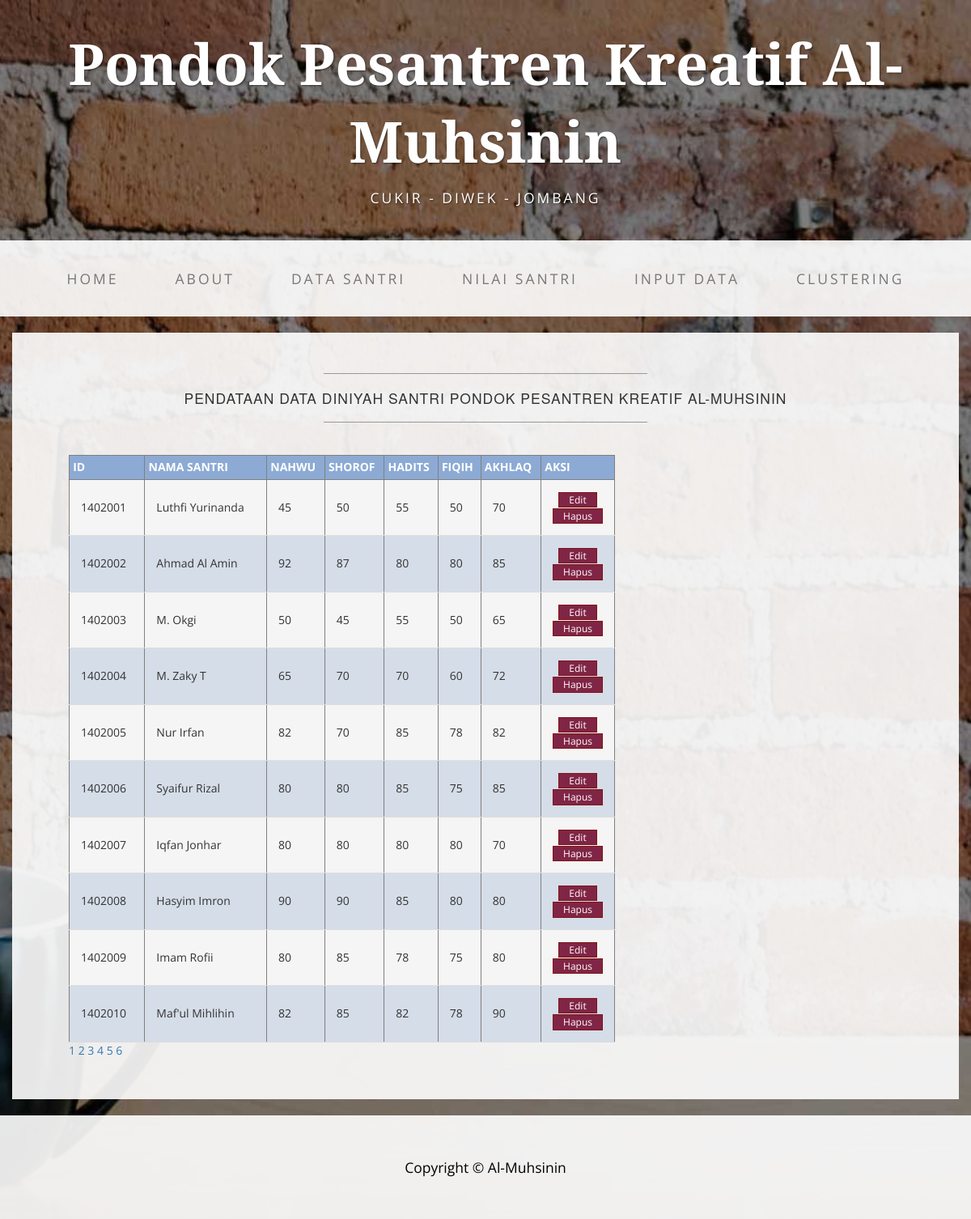
The app's page /daftarnilai.php with its own data.
### tables this page shows
CREATE TABLE `santri` (
  `Id` int(100) NOT NULL,
  `Nama` varchar(30) NOT NULL,
  `Asal` varchar(30) NOT NULL,
  `Tgl_lhr` int(11) NOT NULL,
  `Nahwu` int(11) NOT NULL,
  `Shorof` int(11) NOT NULL,
  `Fiqih` int(11) NOT NULL,
  `Hadits` int(11) NOT NULL,
  `Akhlaq` int(11) NOT NULL
);

### daftarnilai.php (the view, shortened to what this page needs)
<!DOCTYPE html>
<html lang="en">
<head>
    <link href="css/bootstrap.min.css" rel="stylesheet">
    <link href="css/business-casual.css" rel="stylesheet">
	<link rel="stylesheet" href="css/style.css" type="text/css" />
<link href="css/table.css" rel="stylesheet">
</head>
<body>
    <div class="brand">Pondok Pesantren Kreatif Al-Muhsinin</div>
    <div class="address-bar">Cukir - Diwek - Jombang</div>
    <nav class="navbar navbar-default" role="navigation">
        <div class="container">
            <div class="collapse navbar-collapse" id="bs-example-navbar-collapse-1">
               <ul class="nav navbar-nav">
                    <li>
                        <a href="index.php">Home</a>
                    </li>
                    <li>
                        <a href="about.php">About</a>
                    </li>
                    <li>
                        <a href="inputdata.php">Data Santri</a>
                    </li>
					<li>
                        <a href="daftarnilai.php">Nilai Santri</a>
                    </li>
					<li>
                        <a href="form_tambah.php">Input Data</a>
                    </li>
                    <li>
                        <a href="kmeans.php">Clustering</a>
                    </li>
                </ul>
            </div>
        </div>
    </nav>
    <div class="container">
        <div class="row">
            <div class="box">
                <div class="col-lg-12">
                    <hr>
                    <h2 class="intro-text text-center">Pendataan Data Diniyah Santri
					Pondok Pesantren Kreatif Al-Muhsinin
                    </h2>
                    <hr>
                </div>
                <div class="col-md-6">
<div id="content">
	<div style="overflow: auto;">
		<table  border="1" class="table-zebra-striping">
			<tr>
				<th>Id</th>
				<th>Nama Santri</th>
				<th>Nahwu</th>
				<th>Shorof</th>
				<th>Hadits</th>
				<th>Fiqih</th>
				<th>Akhlaq</th>
				<th>Aksi</th>
			</tr>
			 <?php
			 include "koneksi.php";
  $halaman = 10;
  $page = isset($_GET["halaman"]) ? (int)$_GET["halaman"] : 1;
  $mulai = ($page>1) ? ($page * $halaman) - $halaman : 0;
  $result = mysqli_query($connect, "SELECT Id, Nama, Nahwu, Shorof,Hadits, Fiqih, Akhlaq FROM santri ");
  $total = mysqli_num_rows($result);
  $pages = ceil($total/$halaman);
  $query = mysqli_query($connect, "SELECT Id, Nama, Nahwu, Shorof,Hadits, Fiqih, Akhlaq FROM santri LIMIT $mulai, $halaman ")or die(mysql_error);
  while ($data = mysqli_fetch_assoc($query)) {
    ?>
				<tr>
					<td><?php echo $data['Id']; ?></td>
					<td><?php echo $data['Nama']; ?></td>
					<td><?php echo $data['Nahwu']; ?></td>
					<td><?php echo $data['Shorof']; ?></td>
					<td><?php echo $data['Hadits']; ?></td>
					<td><?php echo $data['Fiqih']; ?></td>
					<td><?php echo $data['Akhlaq']; ?></td>
					<td width="90px" align="center">
						<a href="edit.php?Id=<?php echo $data['Id']; ?>"><button class="button-flat">Edit</button></a>
						<a href="proses_hapus.php?Id=<?php echo $data['Id']; ?>" onclick="return confirm('Yakin hapus data?')"><button class="button-flat">Hapus</button></a>
					</td>
				</tr>
			<?php
			} ?>
		</table>
		<div class="">
  <?php for ($i=1; $i<=$pages ; $i++){ ?>
  <a href="?halaman=<?php echo $i; ?>"><?php echo $i; ?></a>
  <?php } ?>
</div>
	</div>
</div>
                </div>
                <div class="clearfix"></div>
            </div>
        </div>
    </div>
    <footer>
        <div class="container">
            <div class="row">
                <div class="col-lg-12 text-center">
                  <p>Copyright &copy; Al-Muhsinin</p>
                </div>
            </div>
        </div>
    </footer>
</body>
</html>

### css/business-casual.css (style rules this page uses)
body { font-family: "Open Sans","Helvetica Neue",Helvetica,Arial,sans-serif; background: url('../img/bg.jpg') no-repeat center center fixed; -webkit-background-size: cover; -moz-background-size: cover; background-size: cover; -o-background-size: cover; }
h1, h2, h3, h4, h5, h6 { text-transform: uppercase; font-family: "Josefin Slab","Helvetica Neue",Helvetica,Arial,sans-serif; font-weight: 700; letter-spacing: 1px; }
p { font-size: 1.25em; line-height: 1.6; color: #000; }
hr { max-width: 400px; border-color: #999999; }
.brand, .address-bar { display: none; }
.navbar-nav { text-transform: uppercase; font-weight: 400; letter-spacing: 3px; }
.box { margin-bottom: 20px; padding: 30px 15px; background: #fff; background: rgba(255,255,255,0.9); }
.intro-text { text-transform: uppercase; font-size: 1.25em; font-weight: 400; letter-spacing: 1px; }
footer { background: #fff; background: rgba(255,255,255,0.9); }
footer p { margin: 0; padding: 50px 0; }
@media screen and (min-width:768px) { .brand { display: inherit; margin: 0; padding: 30px 0 10px; text-align: center; text-shadow: 1px 1px 2px rgba(0,0,0,0.5); font-family: "Josefin Slab","Helvetica Neue",Helvetica,Arial,sans-serif; font-size: 5em; font-weight: 700; line-height: normal; color: #fff; } }
@media screen and (min-width:768px) { .address-bar { display: inherit; margin: 0; padding: 0 0 40px; text-align: center; text-shadow: 1px 1px 2px rgba(0,0,0,0.5); text-transform: uppercase; font-size: 1.25em; font-weight: 400; letter-spacing: 3px; color: #fff; } }
@media screen and (min-width:768px) { .navbar { border-radius: 0; } }
@media screen and (min-width:768px) { .navbar { min-height: 0; } }
@media screen and (min-width:768px) { .navbar-default { border: none; background: #fff; background: rgba(255,255,255,0.9); } }
@media screen and (min-width:768px) { .nav>li>a { padding: 35px; } }
@media screen and (min-width:768px) { .navbar-nav>li>a { line-height: normal; } }
@media screen and (min-width:768px) { .navbar-nav { display: table; float: none; margin: 0 auto; table-layout: fixed; font-size: 1.25em; } }
@media screen and (min-width:1200px) { .box:after { content: ''; display: table; clear: both; } }

### css/style.css (style rules this page uses)
#content { width:750px; margin:0 0 0 40px; padding:20px 0; }

### css/table.css (style rules this page uses)
.table-zebra-striping { width: 90%; border-collapse: collapse; }
.table-zebra-striping th { background: #8CAAD4; color: #FFFFFF; padding: 0.3em; text-align: left; text-transform: uppercase; }
.table-zebra-striping td { border-bottom: 1px solid #ddd; padding: 1em; }
.table-zebra-striping tr:nth-child(even) { background: #F5F5F5; }
.table-zebra-striping tr:nth-child(odd) { background: #D5DDE8; }
.button-flat { border: 1px solid #801515; background-color: #802545; color: #FFFFFF; font-size: 12px; padding: 0.01em 1em 0.01em 1em; }

### records on screen
santri: Id "1402001", Nama "Luthfi Yurinanda", Nahwu "45", Shorof "50", Hadits "55", Fiqih "50", Akhlaq "70"
santri: Id "1402002", Nama "Ahmad Al Amin", Nahwu "92", Shorof "87", Hadits "80", Fiqih "80", Akhlaq "85"
santri: Id "1402003", Nama "M. Okgi", Nahwu "50", Shorof "45", Hadits "55", Fiqih "50", Akhlaq "65"
santri: Id "1402004", Nama "M. Zaky T", Nahwu "65", Shorof "70", Hadits "70", Fiqih "60", Akhlaq "72"
santri: Id "1402005", Nama "Nur Irfan", Nahwu "82", Shorof "70", Hadits "85", Fiqih "78", Akhlaq "82"
santri: Id "1402006", Nama "Syaifur Rizal", Nahwu "80", Shorof "80", Hadits "85", Fiqih "75", Akhlaq "85"
santri: Id "1402007", Nama "Iqfan Jonhar", Nahwu "80", Shorof "80", Hadits "80", Fiqih "80", Akhlaq "70"
santri: Id "1402008", Nama "Hasyim Imron", Nahwu "90", Shorof "90", Hadits "85", Fiqih "80", Akhlaq "80"
santri: Id "1402009", Nama "Imam Rofii", Nahwu "80", Shorof "85", Hadits "78", Fiqih "75", Akhlaq "80"
santri: Id "1402010", Nama "Maf'ul Mihlihin", Nahwu "82", Shorof "85", Hadits "82", Fiqih "78", Akhlaq "90"
